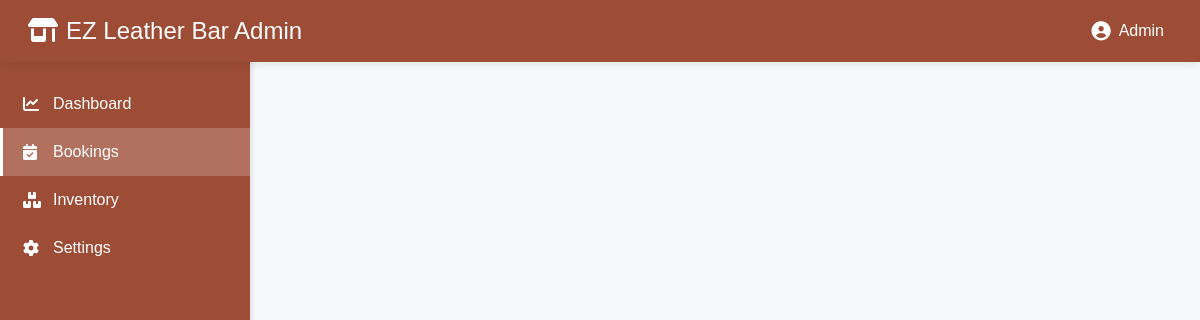
The page /admin_bookings.php (signed in) on the database as committed earlier.
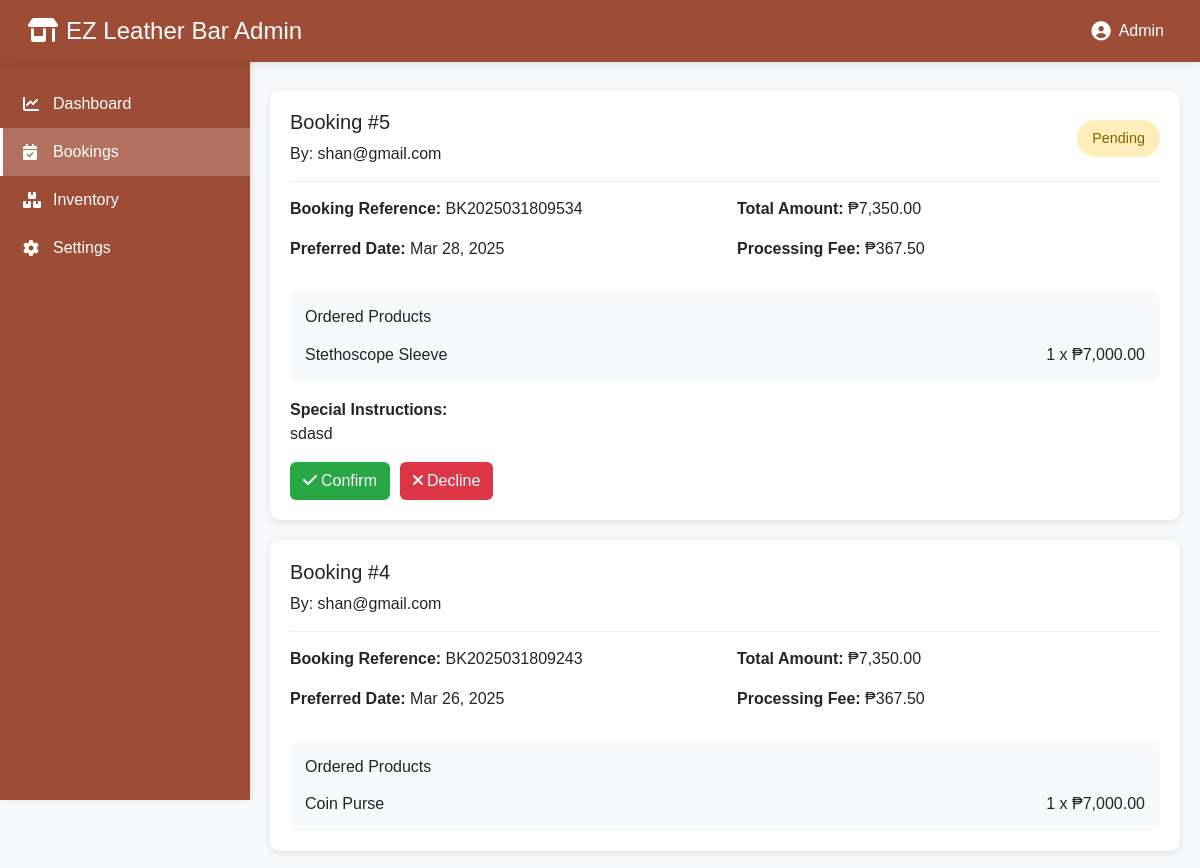
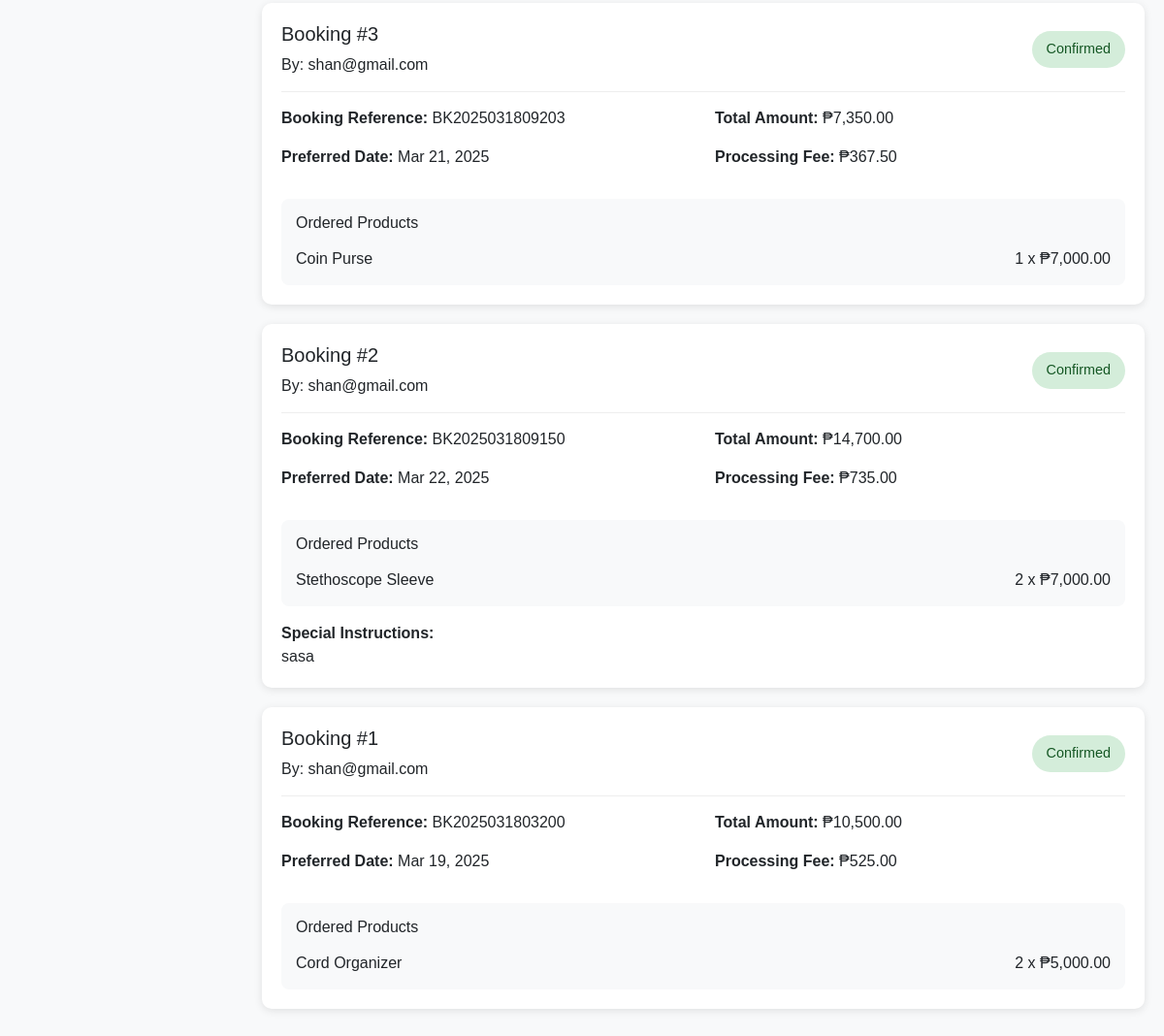
The same page on the database as committed later (2 pictures, top to bottom).
### tables this page shows
CREATE TABLE `bookings` (
  `booking_id` int(11) NOT NULL,
  `account_id` int(11) NOT NULL,
  `booking_reference` varchar(15) NOT NULL,
  `verification_code` varchar(12) NOT NULL,
  `total_amount` decimal(10,2) NOT NULL,
  `processing_fee` decimal(10,2) NOT NULL,
  `preferred_date` date NOT NULL,
  `special_instructions` text DEFAULT NULL,
  `qr_code_path` varchar(255) DEFAULT NULL,
  `status` enum('pending','confirmed','processing','completed','cancelled') DEFAULT 'pending',
  `created_at` timestamp NOT NULL DEFAULT current_timestamp(),
  `updated_at` timestamp NULL DEFAULT NULL ON UPDATE current_timestamp(),
  `payment_status` enum('pending','paid','failed') DEFAULT 'pending'
);

CREATE TABLE `accounts` (
  `account_id` int(11) NOT NULL,
  `username` varchar(50) DEFAULT NULL,
  `password` varchar(255) NOT NULL,
  `role` enum('U','A') NOT NULL DEFAULT 'U'
);

### admin_bookings.php (the view, shortened to what this page needs)
<?php
require 'database/connect_db.php';
$query = "SELECT b.*,
          a.username,
          GROUP_CONCAT(p.product_name) as products,
          GROUP_CONCAT(bd.quantity) as quantities,
          GROUP_CONCAT(bd.unit_price) as prices
          FROM bookings b
          LEFT JOIN accounts a ON b.account_id = a.account_id
          LEFT JOIN booking_details bd ON b.booking_id = bd.booking_id
          LEFT JOIN products p ON bd.product_id = p.product_id
          GROUP BY b.booking_id
          ORDER BY b.created_at DESC";
$result = mysqli_query($conn, $query);
$bookings = mysqli_fetch_all($result, MYSQLI_ASSOC);
?>
<!DOCTYPE html>
<html lang="en">
<head>
    <link href="https://cdn.jsdelivr.net/npm/bootstrap@5.3.3/dist/css/bootstrap.min.css" rel="stylesheet">
    <link rel="stylesheet" href="https://cdnjs.cloudflare.com/ajax/libs/font-awesome/6.0.0/css/all.min.css">
</head>
<body>
    <nav class="navbar navbar-expand-lg fixed-top">
        <div class="container-fluid">
            <a class="navbar-brand" href="admin_dashboard.php">
                <i class="fas fa-store-alt me-2"></i>EZ Leather Bar Admin
            </a>
            <div class="profile-dropdown">
                <button class="profile-btn" onclick="toggleProfileMenu()">
                    <i class="fas fa-user-circle"></i>
                    <span>Admin</span>
                </button>
            </div>
        </div>
    </nav>
    <div class="sidebar">
        <ul class="nav flex-column">
            <li class="nav-item">
                <a class="nav-link" href="admin_dashboard.php">
                    <i class="fas fa-chart-line"></i>Dashboard
                </a>
            </li>
            <li class="nav-item">
                <a class="nav-link active" href="admin_bookings.php">
                    <i class="fas fa-calendar-check"></i>Bookings
                </a>
            </li>
            <li class="nav-item">
                <a class="nav-link" href="admin_inventory.php">
                    <i class="fas fa-boxes"></i>Inventory
                </a>
            </li>
            <li class="nav-item">
                <a class="nav-link" href="admin_settings.php">
                    <i class="fas fa-cog"></i>Settings
                </a>
            </li>
        </ul>
    </div>
    <div class="main-content">
        <div class="d-flex justify-content-between align-items-center mb-4">
            <h2><i class="fas fa-calendar-check me-2"></i>Manage Bookings</h2>
            <div class="d-flex gap-2">
                <button class="btn btn-outline-secondary" onclick="filterBookings('all')">All</button>
                <button class="btn btn-outline-warning" onclick="filterBookings('pending')">Pending</button>
                <button class="btn btn-outline-success" onclick="filterBookings('confirmed')">Confirmed</button>
                <button class="btn btn-outline-danger" onclick="filterBookings('declined')">Declined</button>
            </div>
        </div>
        <div id="bookings-container">
            <?php foreach ($bookings as $booking): ?>
                <div class="booking-card" data-status="<?php echo strtolower($booking['status']); ?>">
                    <div class="booking-header">
                        <div>
                            <h5>Booking #<?php echo $booking['booking_id']; ?></h5>
                            <p class="mb-0">By: <?php echo htmlspecialchars($booking['username']); ?></p>
                        </div>
                        <span class="status-badge status-<?php echo strtolower($booking['status']); ?>">
                            <?php echo ucfirst($booking['status']); ?>
                        </span>
                    </div>
                    <div class="booking-details">
                        <div class="row">
                            <div class="col-md-6">
                                <p><strong>Booking Reference:</strong> <?php echo $booking['booking_reference']; ?></p>
                                <p><strong>Preferred Date:</strong> <?php echo date('M d, Y', strtotime($booking['preferred_date'])); ?></p>
                            </div>
                            <div class="col-md-6">
                                <p><strong>Total Amount:</strong> ₱<?php echo number_format($booking['total_amount'], 2); ?></p>
                                <p><strong>Processing Fee:</strong> ₱<?php echo number_format($booking['processing_fee'], 2); ?></p>
                            </div>
                        </div>
                        <div class="products-list">
                            <h6 class="mb-3">Ordered Products</h6>
                            <?php
                            $products = explode(',', $booking['products']);
                            $quantities = explode(',', $booking['quantities']);
                            $prices = explode(',', $booking['prices']);
                            for ($i = 0; $i < count($products); $i++): ?>
                                <div class="product-item">
                                    <span><?php echo $products[$i]; ?></span>
                                    <span>
                                        <?php echo $quantities[$i]; ?> x ₱<?php echo number_format($prices[$i], 2); ?>
                                    </span>
                                </div>
                            <?php endfor; ?>
                        </div>
                        <?php if ($booking['special_instructions']): ?>
                            <div class="mt-3">
                                <strong>Special Instructions:</strong>
                                <p class="mb-0"><?php echo htmlspecialchars($booking['special_instructions']); ?></p>
                            </div>
                        <?php endif; ?>
                        <?php if ($booking['status'] === 'pending'): ?>
                            <div class="action-buttons mt-3">
                                <button class="btn btn-confirm" onclick="updateBookingStatus(<?php echo $booking['booking_id']; ?>, 'confirmed')">
                                    <i class="fas fa-check me-1"></i>Confirm
                                </button>
                                <button class="btn btn-decline" onclick="updateBookingStatus(<?php echo $booking['booking_id']; ?>, 'declined')">
                                    <i class="fas fa-times me-1"></i>Decline
                                </button>
                            </div>
                        <?php endif; ?>
                    </div>
                </div>
            <?php endforeach; ?>
        </div>
    </div>
</body>
</html>

### admin_bookings.php (style rules this page uses)
body { background: #f8f9fa; font-family: 'Arial', sans-serif; }
.navbar { background: #9D4D36 !important; box-shadow: 0 2px 10px rgba(0,0,0,0.1); padding: 0.5rem 1rem; }
.navbar-brand { color: white !important; font-size: 1.5rem; }
.profile-dropdown { position: relative; display: inline-block; }
.profile-btn { background: none; border: none; color: white; padding: 0.5rem; cursor: pointer; display: flex; align-items: center; gap: 0.5rem; }
.profile-btn i { font-size: 1.2rem; }
.sidebar { position: fixed; top: 0; left: 0; height: 100vh; width: 250px; background: #9D4D36; padding-top: 80px; z-index: 1000; box-shadow: 2px 0 5px rgba(0,0,0,0.1); }
.sidebar .nav-link { color: white; padding: 12px 20px; display: flex; align-items: center; transition: all 0.3s; border-left: 3px solid transparent; text-decoration: none; }
.sidebar .nav-link.active { background: rgba(255, 255, 255, 0.2); border-left-color: #fff; }
.sidebar .nav-link i { margin-right: 10px; width: 20px; }
.main-content { margin-left: 250px; padding: 20px; }
.booking-card { background: white; border-radius: 10px; padding: 20px; margin-bottom: 20px; box-shadow: 0 2px 8px rgba(0,0,0,0.1); }
.booking-header { display: flex; justify-content: space-between; align-items: center; margin-bottom: 15px; padding-bottom: 15px; border-bottom: 1px solid #eee; }
.status-badge { padding: 8px 15px; border-radius: 20px; font-size: 0.9rem; font-weight: 500; }
.status-pending { background: #ffeeba; color: #856404; }
.status-confirmed { background: #d4edda; color: #155724; }
.action-buttons { display: flex; gap: 10px; }
.btn-confirm { background: #28a745; color: white; }
.btn-decline { background: #dc3545; color: white; }
.products-list { margin-top: 15px; padding: 15px; background: #f8f9fa; border-radius: 8px; }
.product-item { display: flex; justify-content: space-between; margin-bottom: 8px; padding-bottom: 8px; border-bottom: 1px solid #eee; }
.product-item:last-child { margin-bottom: 0; padding-bottom: 0; border-bottom: none; }

Rows that differ between the two databases and show on the page:
added bookings: booking_id "5", account.username "shan@gmail.com", status "Pending", booking_reference "BK2025031809534", preferred_date "Mar 28, 2025", total_amount "7,350.00", processing_fee "367.50", i "Stethoscope Sleeve", i "1", i "7,000.00", special_instructions "sdasd"
added bookings: booking_id "4", account.username "shan@gmail.com", booking_reference "BK2025031809243", preferred_date "Mar 26, 2025", total_amount "7,350.00", processing_fee "367.50", i "Coin Purse", i "1", i "7,000.00", status empty (drawn)
added bookings: booking_id "3", account.username "shan@gmail.com", status "Confirmed", booking_reference "BK2025031809203", preferred_date "Mar 21, 2025", total_amount "7,350.00", processing_fee "367.50", i "Coin Purse", i "1", i "7,000.00"
added bookings: booking_id "2", account.username "shan@gmail.com", status "Confirmed", booking_reference "BK2025031809150", preferred_date "Mar 22, 2025", total_amount "14,700.00", processing_fee "735.00", i "Stethoscope Sleeve", i "2", i "7,000.00", special_instructions "sasa"
added bookings: booking_id "1", account.username "shan@gmail.com", status "Confirmed", booking_reference "BK2025031803200", preferred_date "Mar 19, 2025", total_amount "10,500.00", processing_fee "525.00", i "Cord Organizer", i "2", i "5,000.00"
